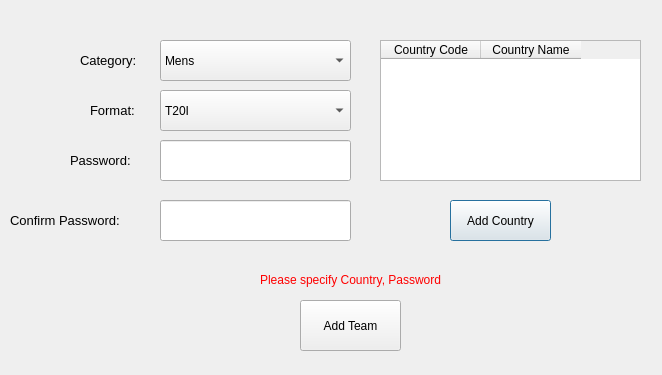
<?xml version="1.0" encoding="UTF-8"?>
<ui version="4.0">
 <class>Dialog</class>
 <widget class="QDialog" name="Dialog">
  <property name="geometry">
   <rect>
    <x>0</x>
    <y>0</y>
    <width>662</width>
    <height>375</height>
   </rect>
  </property>
  <property name="windowTitle">
   <string>Dialog</string>
  </property>
  <widget class="QTableWidget" name="Country_Table">
   <property name="geometry">
    <rect>
     <x>380</x>
     <y>40</y>
     <width>261</width>
     <height>141</height>
    </rect>
   </property>
   <column>
    <property name="text">
     <string>Country Code</string>
    </property>
   </column>
   <column>
    <property name="text">
     <string>Country Name</string>
    </property>
   </column>
  </widget>
  <widget class="QPushButton" name="Add_Country_Button">
   <property name="geometry">
    <rect>
     <x>450</x>
     <y>200</y>
     <width>101</width>
     <height>41</height>
    </rect>
   </property>
   <property name="text">
    <string>Add Country</string>
   </property>
  </widget>
  <widget class="QComboBox" name="Category_ComboBox">
   <property name="geometry">
    <rect>
     <x>160</x>
     <y>40</y>
     <width>191</width>
     <height>41</height>
    </rect>
   </property>
   <item>
    <property name="text">
     <string>Mens</string>
    </property>
   </item>
   <item>
    <property name="text">
     <string>Womens</string>
    </property>
   </item>
  </widget>
  <widget class="QComboBox" name="Format_ComboBox">
   <property name="geometry">
    <rect>
     <x>160</x>
     <y>90</y>
     <width>191</width>
     <height>41</height>
    </rect>
   </property>
   <item>
    <property name="text">
     <string>T20I</string>
    </property>
   </item>
   <item>
    <property name="text">
     <string>ODI</string>
    </property>
   </item>
   <item>
    <property name="text">
     <string>Test</string>
    </property>
   </item>
  </widget>
  <widget class="QLabel" name="Category_Label">
   <property name="geometry">
    <rect>
     <x>80</x>
     <y>50</y>
     <width>71</width>
     <height>21</height>
    </rect>
   </property>
   <property name="font">
    <font>
     <pointsize>10</pointsize>
    </font>
   </property>
   <property name="text">
    <string>Category:</string>
   </property>
  </widget>
  <widget class="QLabel" name="Format_Label">
   <property name="geometry">
    <rect>
     <x>90</x>
     <y>100</y>
     <width>71</width>
     <height>21</height>
    </rect>
   </property>
   <property name="font">
    <font>
     <pointsize>10</pointsize>
    </font>
   </property>
   <property name="text">
    <string>Format:</string>
   </property>
  </widget>
  <widget class="QPushButton" name="Add_Team_Button">
   <property name="geometry">
    <rect>
     <x>300</x>
     <y>300</y>
     <width>101</width>
     <height>51</height>
    </rect>
   </property>
   <property name="text">
    <string>Add Team</string>
   </property>
  </widget>
  <widget class="QLineEdit" name="Password_Entry">
   <property name="geometry">
    <rect>
     <x>160</x>
     <y>140</y>
     <width>191</width>
     <height>41</height>
    </rect>
   </property>
   <property name="echoMode">
    <enum>QLineEdit::Password</enum>
   </property>
  </widget>
  <widget class="QLabel" name="Password_Label">
   <property name="geometry">
    <rect>
     <x>70</x>
     <y>150</y>
     <width>81</width>
     <height>21</height>
    </rect>
   </property>
   <property name="font">
    <font>
     <pointsize>10</pointsize>
    </font>
   </property>
   <property name="text">
    <string>Password:</string>
   </property>
  </widget>
  <widget class="QLineEdit" name="Confirm_Password_Entry">
   <property name="geometry">
    <rect>
     <x>160</x>
     <y>200</y>
     <width>191</width>
     <height>41</height>
    </rect>
   </property>
   <property name="echoMode">
    <enum>QLineEdit::Password</enum>
   </property>
  </widget>
  <widget class="QLabel" name="Confirm_Password_Label">
   <property name="geometry">
    <rect>
     <x>10</x>
     <y>210</y>
     <width>161</width>
     <height>21</height>
    </rect>
   </property>
   <property name="font">
    <font>
     <pointsize>10</pointsize>
    </font>
   </property>
   <property name="text">
    <string>Confirm Password:</string>
   </property>
  </widget>
  <widget class="QLabel" name="Error_Label">
   <property name="geometry">
    <rect>
     <x>260</x>
     <y>270</y>
     <width>201</width>
     <height>20</height>
    </rect>
   </property>
   <property name="styleSheet">
    <string notr="true">color: #f00;</string>
   </property>
   <property name="text">
    <string>Please specify Country, Password</string>
   </property>
  </widget>
 </widget>
 <resources/>
 <connections/>
</ui>
